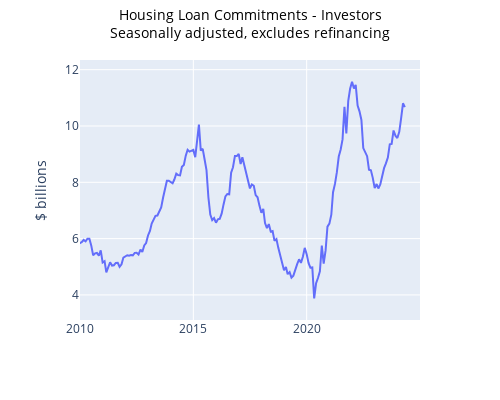

Source (notebook cell):
### Code cell
startDateExample = datetime(2010, 1, 1)
endDateExample = datetime(2024, 12, 31)
seriesToGraph = 'A108273775J'

graph_series_abs(seriesToGraph, dataSetLF, startDateExample, \
                 endDateExample,1, metaDataDict, graphTitle = 'Housing Loan Commitments - Investors', \
                 graphSubtitle = 'Seasonally adjusted, excludes refinancing')

### Figure 1 — Plotly figure (JSON) as saved in the notebook; plotly's stock layout.template omitted (floating-point values rounded to 4 significant figures; data arrays with more than 128 entries replaced by an {"elided": "..."} marker saying what was removed)
{"data": [{"hovertemplate": "Date=%{x}<br>A108273775J=%{y}<extra></extra>", "legendgroup": "", "line": {"color": "#636efa", "dash": "solid"}, "marker": {"symbol": "circle"}, "mode": "lines", "name": "", "orientation": "v", "showlegend": false, "type": "scatter", "x": {"elided": "263 str values"}, "xaxis": "x", "y": {"elided": "263 float values"}, "yaxis": "y"}], "layout": {"height": 400, "hovermode": "x", "legend": {"tracegroupgap": 0}, "margin": {"t": 60}, "title": {"font": {"color": "black", "size": 14}, "text": "Housing Loan Commitments - Investors<br>Seasonally adjusted, excludes refinancing", "x": 0.5, "y": 0.95}, "width": 500, "xaxis": {"anchor": "y", "domain": [0, 1], "range": ["2010-01-01T00:00:00", "2024-12-31T00:00:00"], "title": {"text": " "}, "type": "date"}, "yaxis": {"anchor": "x", "domain": [0, 1], "range": [3.11, 12.34], "title": {"text": "$ billions"}, "type": "linear"}}}
